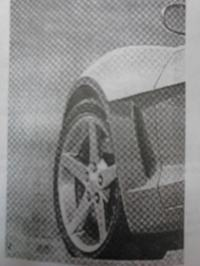
%> input picture moire.jpg, 200 x 266 px
$ octave --eval "notch_filter;"   (GNU Octave 9; MATLAB toolbox functions it lacks are replaced by stand-ins)
%> lines starting %> are read from the running program, lines starting %| are printed output that depends on the picture
function notch_filter()
f=imread('moire.jpg');
%> f is the input picture: size 266x200x3 uint8; mean R, G, B 129.1, 128.9, 128.4
fd=double(f);
im = fft2(fd);
F=fftshift(im);
[P,Q]=size(F);
%> P = 266; Q = 600
D0=3;
n1=4;
for u=0:P-1
   for v=0:Q-1
        Dpk(u+1,v+1)=(((u-(P/2)-(u+1)).^2)+((v-(Q/2)-(v+1)).^2)).^0.5;
        Dnk(u+1,v+1)=(((u-(P/2)+(u+1)).^2)+((v-(Q/2)+(v+1)).^2)).^0.5;
        H1(u+1,v+1)=(1/(1+(D0/Dpk(u+1,v+1)).^2*n1)).*(1/(1+(D0/Dnk(u+1,v+1)).^2*n1));
   end
end
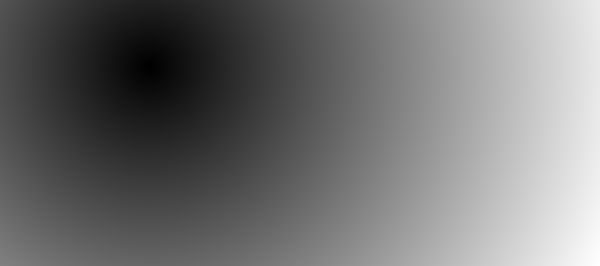
%> Dnk: size 266x600 double; min 1, max 983.2, mean 439.9; drawn with min black and max white
%> Dpk: size 266x600 double; every value is 329.5
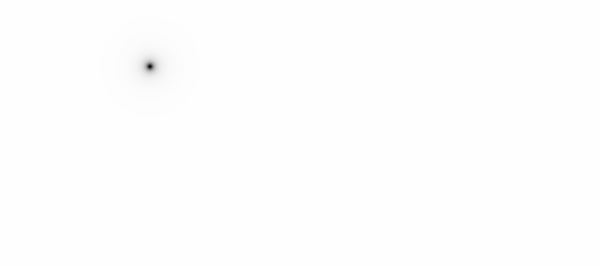
%> H1: size 266x600 double; min 0.027, max 1, mean 0.998
[rf cf]=size(F)
%> rf = 266; cf = 600
[rh ch]=size(H1)
%> rh = 266; ch = 600
%> (the run ends here)

$ run again, with hist.jpg copied over moire.jpg
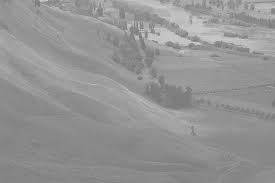
%> input picture hist.jpg, 275 x 183 px
%> in notch_filter, f is the input picture: size 183x275x3 uint8; min 111, max 215, mean 148
%> after the loop in notch_filter, `for u=0:P-1`:
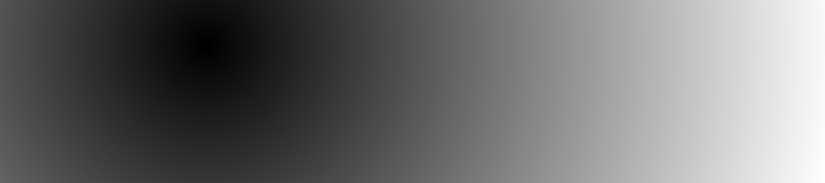
%> Dnk: size 183x825 double; min 0.707, max 1266.4, mean 545.7; drawn with min black and max white
